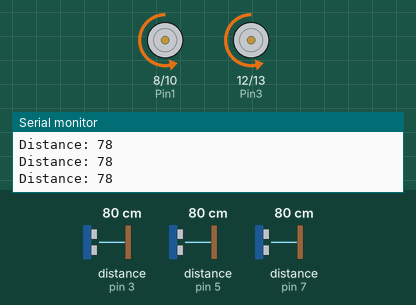
Recording of a sketch running on a simulated Arduino Uno, built with avr-gcc and run on an emulated ATmega328P. Shown: motor-driver pin pairs drawn as motors (green arrow = first pin HIGH = forward, orange = second pin HIGH = backward, longer = more drive, scaled by the enable pin), the last lines printed to the serial monitor. Wiring (inferred from the names in the program): 3 × ultrasonic range finder: trigger pin 2, echo pin 3 / trigger pin 4, echo pin 5 / trigger pin 6, echo pin 7. Inputs (shaded band) come from the test bench; at power-on: distance to the obstacle (sensors on pin 3, pin 5, pin 7) 80 cm. The echo pulse lasts 58.3 µs per cm.

Above: at 1.2 s.
1.3 s: distance to the obstacle (sensor on pin 3) set to 18 cm
At 2.1 s:
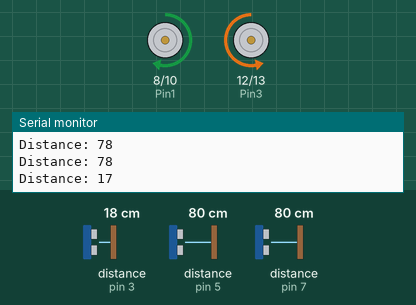
3.8 s: distance to the obstacle (sensor on pin 3) set to 15 cm
At 4.9 s:
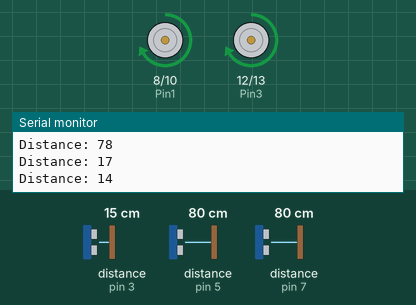
8.3 s: distance to the obstacle (sensor on pin 3) set to 2 cm
Timing chart, 0 to 11.9 s (numbered marks = the images above; inputs shaded):
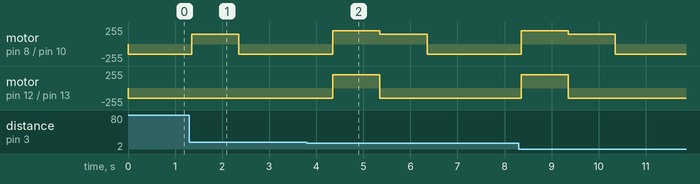

Measured:
- the behaviour switches between 17 and 16 cm on distance to the obstacle (sensor on pin 3) (found by bisection; images 1 and 2)
- after the input at 1.3 s, motor on pin 8 (Pin1) / pin 10 (Pin2): backward 150/255 → forward 150/255 after 0.05 s, → backward 150/255 1.0 s later
- after the input at 3.8 s, motor on pin 12 (Pin3) / pin 13 (Pin4): backward 150/255 → forward 200/255 after 0.55 s, → backward 150/255 1.0 s later

The sketch:

sketch_feb26b.ino
```cpp
// Pin Definitions
const int enableA = 9;
const int Pin1 = 8;
const int Pin2 = 10;
const int enableB = 11;
const int Pin3 = 12;
const int Pin4 = 13;
const int trigPin = 2;   // Ultrasonic sensor 1 trig pin
const int echoPin = 3;   // Ultrasonic sensor 1 echo pin
const int trigPin2 = 4;  // Ultrasonic sensor 2 trig pin
const int echoPin2 = 5;  // Ultrasonic sensor 2 echo pin
const int trigPin3 = 6;  // Ultrasonic sensor 3 trig pin
const int echoPin3 = 7;  // Ultrasonic sensor 3 echo pin

// Variables
long duration;
int distance;
long duration2;
int distance2;
long duration3;
int distance3;
bool obstacleAvoided = false;

void setup() {
  // Set motor pins as output
  pinMode(enableA, OUTPUT);
  pinMode(Pin1, OUTPUT);
  pinMode(Pin2, OUTPUT);
  pinMode(enableB, OUTPUT);
  pinMode(Pin3, OUTPUT);
  pinMode(Pin4, OUTPUT);

  // Set ultrasonic sensor 1 pins
  pinMode(trigPin, OUTPUT);
  pinMode(echoPin, INPUT);

  // Set ultrasonic sensor 2 pins
  pinMode(trigPin2, OUTPUT);
  pinMode(echoPin2, INPUT);

  // Set ultrasonic sensor 3 pins
  pinMode(trigPin3, OUTPUT);
  pinMode(echoPin3, INPUT);

  // Initialize serial communication
  Serial.begin(9600);
}

void loop() {
  // Move the DC motors forward
  moveForward();

  // Check distance from any ultrasonic sensor
  if (checkObstacle()) {
    stopCar();
    if (distance <= 15 && !obstacleAvoided) { // If obstacle detected by sensor 1 and not recently avoided
      obstacleAvoided = true;
      moveBackward();
      delay(1000); // Adjust delay for moving backward
    } else {
      obstacleAvoided = false;
      turnRight(); // If obstacle detected by other sensors or recently avoided sensor 1, turn right
      delay(1000); // Adjust delay for turning right
      moveForward();
      delay(1000);
      turnLeft();
      delay(1000);
    }
  }
}

// Function to move the car forward
void moveForward() {
  digitalWrite(Pin1, LOW);
  digitalWrite(Pin2, HIGH);
  digitalWrite(Pin3, LOW);
  digitalWrite(Pin4, HIGH);
  analogWrite(enableA, 150); // Adjust speed
  analogWrite(enableB, 150); // Adjust speed
}

// Function to move the car backward
void moveBackward() {
  digitalWrite(Pin1, HIGH);
  digitalWrite(Pin2, LOW);
  digitalWrite(Pin3, HIGH);
  digitalWrite(Pin4, LOW);
  analogWrite(enableA, 200); // Adjust speed
  analogWrite(enableB, 200); // Adjust speed
}

// Function to stop the car
void stopCar() {
  digitalWrite(Pin1, LOW);
  digitalWrite(Pin2, LOW);
  digitalWrite(Pin3, LOW);
  digitalWrite(Pin4, LOW);
}

// Function to turn the car right
void turnRight() {
  digitalWrite(Pin1, HIGH);
  digitalWrite(Pin2, LOW);

  digitalWrite(Pin3, LOW);
  digitalWrite(Pin4, HIGH);
}
void turnLeft() {
  digitalWrite(Pin1, LOW);
  digitalWrite(Pin2, HIGH);

  digitalWrite(Pin3, LOW);
  digitalWrite(Pin4, HIGH);
}
// Function to check obstacle from any ultrasonic sensor
bool checkObstacle() {
  distance = getDistance(trigPin, echoPin);
  if (distance <= 20) return true;

  distance2 = getDistance(trigPin2, echoPin2);
  if (distance2 <= 10) return true;

  distance3 = getDistance(trigPin3, echoPin3);
  if (distance3 <= 10) return true;

  return false;
}

// Function to measure distance using ultrasonic sensor
int getDistance(int trigPin, int echoPin) {
  digitalWrite(trigPin, LOW);
  delayMicroseconds(2);
  digitalWrite(trigPin, HIGH);
  delayMicroseconds(10);
  digitalWrite(trigPin, LOW);

  duration = pulseIn(echoPin, HIGH);
  int distance = duration * 0.034 / 2;

  // Print distance for debugging (optional)
  Serial.print("Distance: ");
  Serial.println(distance);

  return distance;
}
```
